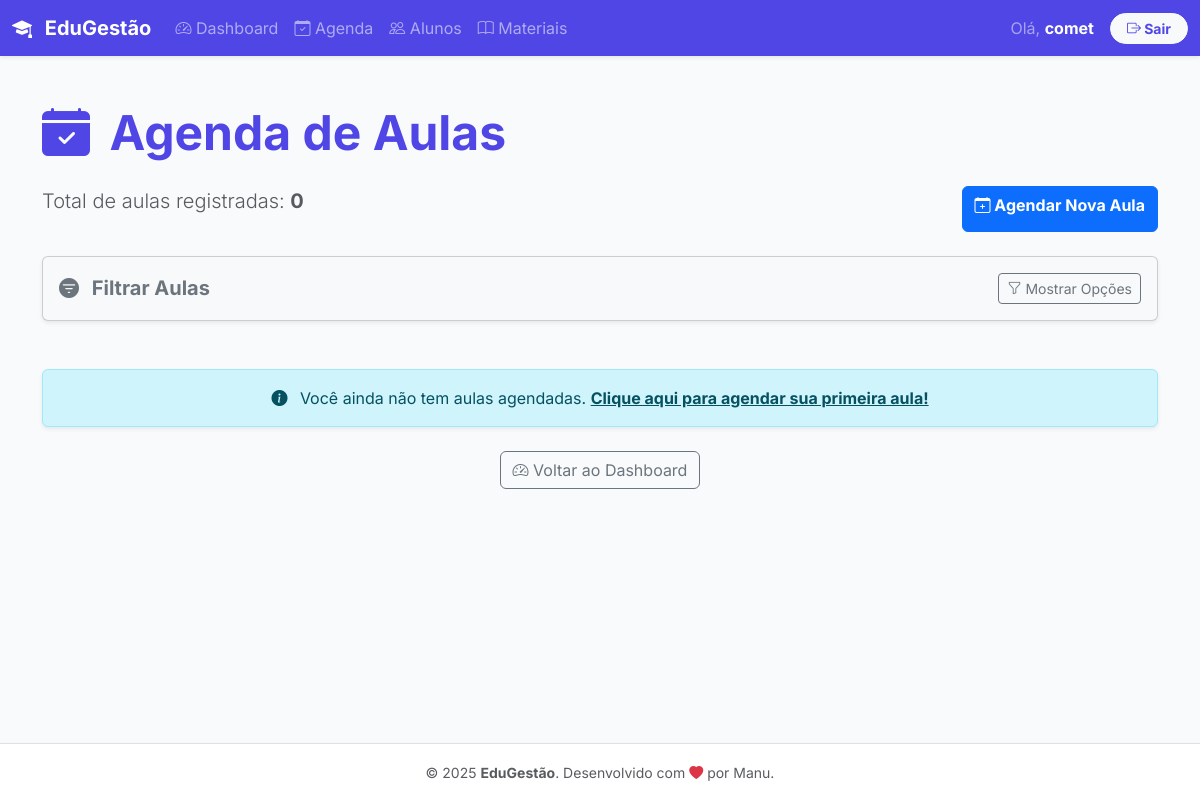
Before: /aulas/ (signed in) with the older database file.
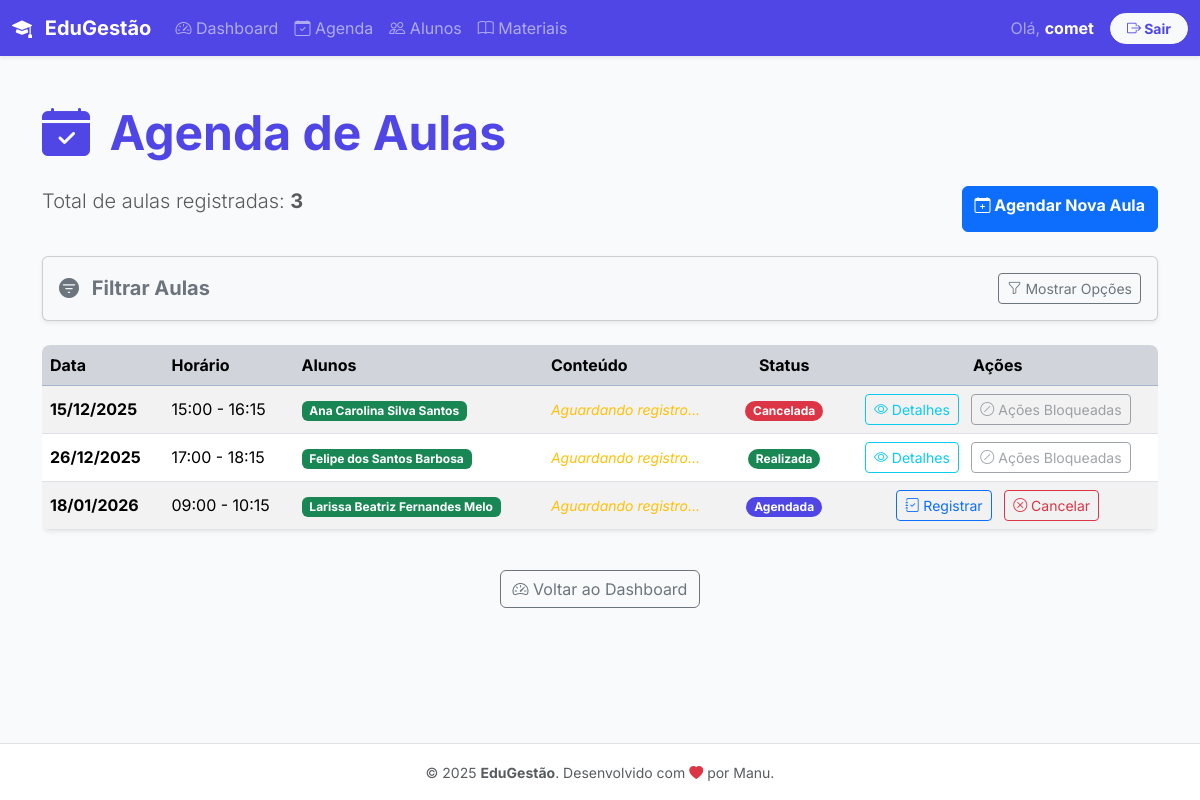
After: the same page with the newer database file.
### aulas/models.py (models this page shows, shortened)
class Aula(models.Model):
    ID_Aula = models.AutoField(primary_key=True)
    Data = models.DateField()
    HoraInicio = models.TimeField()
    HoraFim = models.TimeField()
    Conteudo = models.TextField(blank=True)
    STATUS_CHOICES = [
        ('AGENDADA', 'Agendada'),
        ('REALIZADA', 'Realizada'),
        ('CANCELADA', 'Cancelada'),
    ]
    Status = models.CharField(
        max_length=10,
        choices=STATUS_CHOICES,
        default='AGENDADA',
    )
    alunos_participantes = models.ManyToManyField(
        Aluno,
        related_name='aulas_participadas'
    )
    materiais_usados = models.ManyToManyField(
        Material,
        related_name='aulas_que_usam',
        blank=True
    )

### alunos/models.py (models this page shows)
class Aluno(models.Model):
    ID_Aluno = models.AutoField(primary_key=True)
    professor = models.ForeignKey(User, on_delete=models.CASCADE, related_name='alunos', null=True)
    Nome = models.CharField(max_length=100)
    DataNascimento = models.DateField()
    NivelEscolar = models.CharField(
        max_length=50,
        choices=NIVEL_ESCOLAR_CHOICES,
        default='OUTRO',
        blank=False,
        null=False,
        db_index=True)
    ObservacoesProgresso = models.TextField(blank=True)
    ativo = models.BooleanField(default=True)
    responsavel = models.ForeignKey(
        Responsavel,
        on_delete=models.SET_NULL,
        null=True,
        blank=True,
        related_name='alunos_associados'
    )
    def __str__(self):
        return self.Nome

### aulas/views.py (the view)
# urls.py: path('', AulaListView.as_view(), name='lista_aulas'),
class AulaListView(LoginRequiredMixin, ListView):
    model = Aula
    context_object_name = 'aulas'
    template_name = 'aulas/aula_lista.html'
    def get_queryset(self):
        meus_alunos = self.request.user.alunos.all()
        queryset = Aula.objects.filter(alunos_participantes__in=meus_alunos).distinct().order_by('Data', 'HoraInicio')
        form = AulaFilterForm(self.request.GET, professor=self.request.user)
        if form.is_valid():
            aluno = form.cleaned_data.get('aluno')
            status = form.cleaned_data.get('status')
            data_inicio = form.cleaned_data.get('data_inicio')
            data_fim = form.cleaned_data.get('data_fim')
            if aluno:
                queryset = queryset.filter(alunos_participantes=aluno)
            if status:
                queryset = queryset.filter(Status=status)
            if data_inicio:
                queryset = queryset.filter(Data__gte=data_inicio) # Data maior ou igual
            if data_fim:
                queryset = queryset.filter(Data__lte=data_fim) # Data menor ou igual
        return queryset
    def get_context_data(self, **kwargs):
        context = super().get_context_data(**kwargs)
        context['form_filtro'] = AulaFilterForm(self.request.GET, professor=self.request.user)
        return context

### aulas/templates/aulas/aula_lista.html (shortened to what the changed rows need)
{% extends 'base.html' %}
{% load static %}
{% block content %}
<div class="container my-5">
    <h1 class="display-5 fw-bold text-primary mb-4">
        <i class="bi bi-calendar-check-fill me-2"></i> Agenda de Aulas
    </h1>
    <div class="d-flex justify-content-between mb-4">
        <p class="lead text-muted">Total de aulas registradas: <span class="fw-bold">{{ aulas.count }}</span></p>
        <a href="{% url 'aulas:agendar_aula' %}" class="btn btn-primary fw-bold">
        </a>
    </div>
    <div class="card p-3 mb-4 shadow-sm bg-light">
        <div class="d-flex justify-content-between align-items-center">
        </div>
    </div>
    {% if aulas %}
        <div class="table-responsive">
            <table class="table table-striped table-hover align-middle shadow-sm rounded-3 overflow-hidden">
                <thead class="table-primary text-white">
                    <tr>
                        <th scope="col">Data</th>
                        <th scope="col">Horário</th>
                        <th scope="col">Alunos</th>
                        <th scope="col">Conteúdo</th>
                        <th scope="col" class="text-center">Status</th>
                        <th scope="col" class="text-center">Ações</th>
                    </tr>
                </thead>
                <tbody>
                    {% for aula in aulas %}
                    <tr>
                        <td class="fw-bold">{{ aula.Data|date:"d/m/Y" }}</td>
                        <td>{{ aula.HoraInicio|time:"H:i" }} - {{ aula.HoraFim|time:"H:i" }}</td>
                        <td>
                            {% for aluno in aula.alunos_participantes.all %}
                                <span class="badge text-bg-success me-1">{{ aluno.Nome }}</span>
                            {% empty %}
                                <span class="text-danger small">Nenhum aluno</span>
                            {% endfor %}
                        </td>
                        <td>
                            {% if aula.Conteudo %}
                                <span class="text-muted small">{{ aula.Conteudo|truncatechars:50 }}</span>
                            {% else %}
                                <span class="text-warning small fst-italic">Aguardando registro...</span>
                            {% endif %}
                        </td>
                        <td class="text-center">
                            {% if aula.Status == 'AGENDADA' %}
                                <span class="badge bg-primary rounded-pill">Agendada</span>
                            {% elif aula.Status == 'REALIZADA' %}
                                <span class="badge bg-success rounded-pill">Realizada</span>
                            {% elif aula.Status == 'CANCELADA' %}
                                <span class="badge bg-danger rounded-pill">Cancelada</span>
                            {% else %}
                                <span class="badge bg-secondary rounded-pill">{{ aula.Status }}</span>
                            {% endif %}
                        </td>
                        <td class="text-center text-nowrap">
                            {% if aula.Status == 'AGENDADA' %}
                                <a href="{% url 'aulas:registrar_aula' pk=aula.pk %}"
                                class="btn btn-sm btn-outline-primary me-2"
                                title="Registrar Conteúdo e Presença">
                                    <i class="bi bi-journal-check"></i> Registrar
                                </a>
                                <a href="{% url 'aulas:cancelar_aula' pk=aula.pk %}"
                                class="btn btn-sm btn-outline-danger"
                                title="Cancelar Aula"
                                onclick="return confirm('Tem certeza que deseja cancelar esta aula? Esta ação não pode ser desfeita.');">
                                    <i class="bi bi-x-circle"></i> Cancelar
                                </a>
                            {% else %}
                                <a href="{% url 'aulas:registrar_aula' pk=aula.pk %}" class="btn btn-sm btn-outline-info me-2">
                                    <i class="bi bi-eye"></i> Detalhes
                                </a>
                                <button type="button" class="btn btn-sm btn-outline-secondary disabled">
                                    <i class="bi bi-slash-circle"></i> Ações Bloqueadas
                                </button>
                            {% endif %}
                        </td>
                    </tr>
                    {% endfor %}
                </tbody>
            </table>
        </div>
    {% else %}
        <div class="alert alert-info text-center mt-5 shadow-sm" role="alert">
            <i class="bi bi-info-circle-fill me-2"></i>
            Você ainda não tem aulas agendadas.
            <a href="{% url 'aulas:agendar_aula' %}" class="alert-link fw-bold">Clique aqui para agendar sua primeira aula!</a>
        </div>
    {% endif %}
    <div class="mt-4 text-center">
        <a href="{% url 'principal:dashboard' %}" class="btn btn-outline-secondary">
        </a>
    </div>
</div>
{% endblock %}

Changed rows visible on the page:
added Aula: Data "15/12/2025", HoraInicio "15:00", HoraFim "16:15", Conteudo "Aguardando registro...", Status "Cancelada"
now on this page (row edited): Aluno: Nome "Ana Carolina Silva Santos", shown under "15/12/2025"
added Aula: Data "26/12/2025", HoraInicio "17:00", HoraFim "18:15", Conteudo "Aguardando registro...", Status "Realizada"
now on this page (row edited): Aluno: Nome "Felipe dos Santos Barbosa", shown under "26/12/2025"
added Aula: Data "18/01/2026", HoraInicio "09:00", HoraFim "10:15", Conteudo "Aguardando registro...", Status "Agendada"
now on this page (row unchanged): Aluno: Nome "Larissa Beatriz Fernandes Melo", shown under "18/01/2026"
Other visible differences:
{{ aulas.count }}: "0" → "3"
text no longer shown: "Você ainda não tem aulas agendadas. Clique aqui para agendar sua primeira aula!"
text now shown: "Data Horário Alunos Conteúdo Status Ações"
